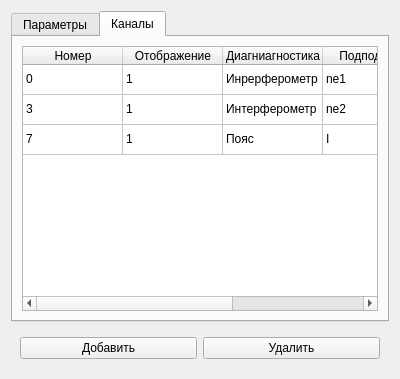
<?xml version="1.0" encoding="UTF-8"?>
<ui version="4.0">
 <class>Frame</class>
 <widget class="QFrame" name="Frame">
  <property name="geometry">
   <rect>
    <x>0</x>
    <y>0</y>
    <width>400</width>
    <height>379</height>
   </rect>
  </property>
  <property name="windowTitle">
   <string>Frame</string>
  </property>
  <layout class="QVBoxLayout" name="verticalLayout">
   <item>
    <layout class="QHBoxLayout" name="horizontalLayout">
     <item>
      <widget class="QTabWidget" name="tabWidget">
       <property name="currentIndex">
        <number>1</number>
       </property>
       <widget class="QWidget" name="tab">
        <attribute name="title">
         <string>Параметры</string>
        </attribute>
        <layout class="QHBoxLayout" name="horizontalLayout_2">
         <item>
          <layout class="QVBoxLayout" name="verticalLayout_2">
           <item>
            <widget class="QTableWidget" name="tableWidget">
             <property name="gridStyle">
              <enum>Qt::SolidLine</enum>
             </property>
             <property name="sortingEnabled">
              <bool>true</bool>
             </property>
             <attribute name="verticalHeaderVisible">
              <bool>false</bool>
             </attribute>
             <row>
              <property name="text">
               <string>0</string>
              </property>
             </row>
             <row>
              <property name="text">
               <string>1</string>
              </property>
             </row>
             <row>
              <property name="text">
               <string>2</string>
              </property>
             </row>
             <row>
              <property name="text">
               <string>3</string>
              </property>
             </row>
             <row>
              <property name="text">
               <string>4</string>
              </property>
             </row>
             <column>
              <property name="text">
               <string>Имя</string>
              </property>
             </column>
             <column>
              <property name="text">
               <string>Значение</string>
              </property>
             </column>
             <column>
              <property name="text">
               <string>Авто</string>
              </property>
             </column>
             <item row="0" column="0">
              <property name="text">
               <string>Маска</string>
              </property>
             </item>
             <item row="0" column="1">
              <property name="text">
               <string>*.bin</string>
              </property>
             </item>
             <item row="0" column="2">
              <property name="text">
               <string>0</string>
              </property>
             </item>
             <item row="1" column="0">
              <property name="text">
               <string>Частота</string>
              </property>
             </item>
             <item row="1" column="1">
              <property name="text">
               <string>1.0e7</string>
              </property>
             </item>
             <item row="1" column="2">
              <property name="text">
               <string>1</string>
              </property>
             </item>
             <item row="2" column="0">
              <property name="text">
               <string>Сдвиг времени</string>
              </property>
             </item>
             <item row="2" column="1">
              <property name="text">
               <string>0</string>
              </property>
             </item>
             <item row="2" column="2">
              <property name="text">
               <string>0</string>
              </property>
             </item>
             <item row="3" column="0">
              <property name="text">
               <string>Старт</string>
              </property>
             </item>
             <item row="3" column="1">
              <property name="text">
               <string>0</string>
              </property>
             </item>
             <item row="3" column="2">
              <property name="text">
               <string>1</string>
              </property>
             </item>
             <item row="4" column="0">
              <property name="text">
               <string>Стоп</string>
              </property>
             </item>
             <item row="4" column="1">
              <property name="text">
               <string>0</string>
              </property>
             </item>
             <item row="4" column="2">
              <property name="text">
               <string>1</string>
              </property>
             </item>
            </widget>
           </item>
          </layout>
         </item>
        </layout>
       </widget>
       <widget class="QWidget" name="tab_2">
        <attribute name="title">
         <string>Каналы</string>
        </attribute>
        <layout class="QHBoxLayout" name="horizontalLayout_4">
         <item>
          <layout class="QVBoxLayout" name="verticalLayout_3">
           <item>
            <widget class="QTableWidget" name="tableWidget_2">
             <attribute name="verticalHeaderVisible">
              <bool>false</bool>
             </attribute>
             <row>
              <property name="text">
               <string>1</string>
              </property>
             </row>
             <row>
              <property name="text">
               <string>2</string>
              </property>
             </row>
             <row>
              <property name="text">
               <string>3</string>
              </property>
             </row>
             <column>
              <property name="text">
               <string>Номер</string>
              </property>
             </column>
             <column>
              <property name="text">
               <string>Отображение</string>
              </property>
             </column>
             <column>
              <property name="text">
               <string>Диагниагностика</string>
              </property>
             </column>
             <column>
              <property name="text">
               <string>Подподпись</string>
              </property>
             </column>
             <column>
              <property name="text">
               <string>Сдвиг</string>
              </property>
             </column>
             <item row="0" column="0">
              <property name="text">
               <string>0</string>
              </property>
             </item>
             <item row="0" column="1">
              <property name="text">
               <string>1</string>
              </property>
             </item>
             <item row="0" column="2">
              <property name="text">
               <string>Инрерферометр</string>
              </property>
             </item>
             <item row="0" column="3">
              <property name="text">
               <string>ne1</string>
              </property>
             </item>
             <item row="0" column="4">
              <property name="text">
               <string>0</string>
              </property>
             </item>
             <item row="1" column="0">
              <property name="text">
               <string>3</string>
              </property>
             </item>
             <item row="1" column="1">
              <property name="text">
               <string>1</string>
              </property>
             </item>
             <item row="1" column="2">
              <property name="text">
               <string>Интерферометр</string>
              </property>
             </item>
             <item row="1" column="3">
              <property name="text">
               <string>ne2</string>
              </property>
             </item>
             <item row="1" column="4">
              <property name="text">
               <string>0</string>
              </property>
             </item>
             <item row="2" column="0">
              <property name="text">
               <string>7</string>
              </property>
             </item>
             <item row="2" column="1">
              <property name="text">
               <string>1</string>
              </property>
             </item>
             <item row="2" column="2">
              <property name="text">
               <string>Пояс</string>
              </property>
             </item>
             <item row="2" column="3">
              <property name="text">
               <string>I</string>
              </property>
             </item>
             <item row="2" column="4">
              <property name="text">
               <string>0</string>
              </property>
             </item>
            </widget>
           </item>
          </layout>
         </item>
        </layout>
       </widget>
      </widget>
     </item>
    </layout>
   </item>
   <item>
    <widget class="QFrame" name="frame">
     <layout class="QHBoxLayout" name="horizontalLayout_5">
      <item>
       <widget class="QPushButton" name="pushButton">
        <property name="text">
         <string>Добавить</string>
        </property>
       </widget>
      </item>
      <item>
       <widget class="QPushButton" name="pushButton_2">
        <property name="text">
         <string>Удалить</string>
        </property>
       </widget>
      </item>
     </layout>
    </widget>
   </item>
  </layout>
 </widget>
 <resources/>
 <connections/>
</ui>
